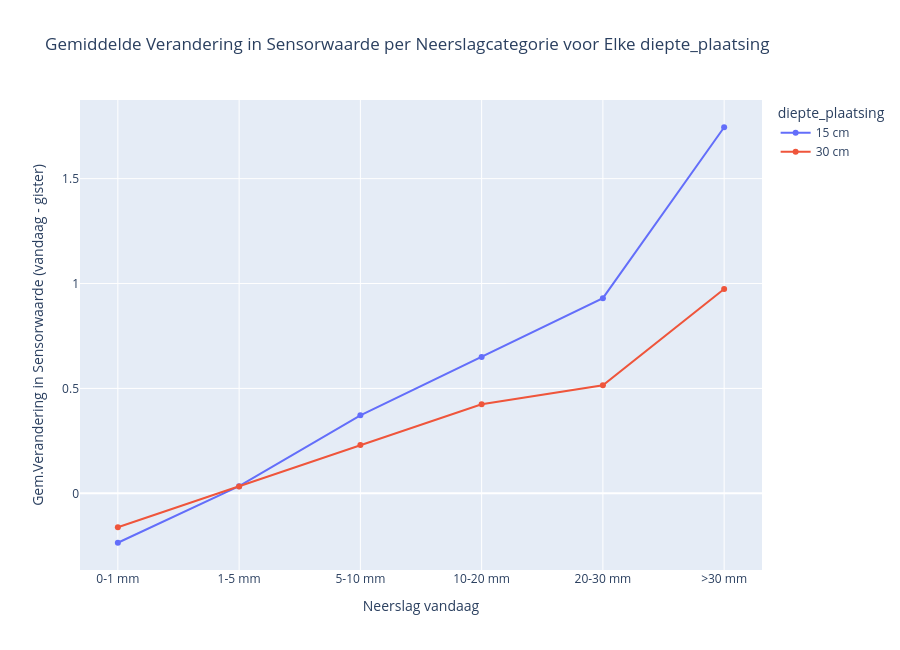

Notebook source saved alongside this figure:
### Code cell
# n vs s_prev_diff

# Define a function to categorize 'n_cum' into bins for analysis
def categorize_rainfall(n_cum_value):
    if n_cum_value < 1:
        return '0-1 mm'
    elif 1 <= n_cum_value < 5:
        return '1-5 mm'
    elif 5 <= n_cum_value < 10:
        return '5-10 mm'
    elif 10 <= n_cum_value < 20:
        return '10-20 mm'
    elif 20 <= n_cum_value < 30:
        return '20-30 mm'
    else:
        return '>30 mm'

# Apply categorization to 'n_cum' column
df['n_cum_category'] = df['n'].apply(categorize_rainfall)

# Calculate the mean 's_prev_diff_2' by location and 'n_cum' category
mean_s_prev_diff_2_by_rain_category = df.groupby(['diepte_plaatsing', 'n_cum_category'])['s_prev_diff'].mean().unstack()

# Ensure correct ordering of 'n_cum_category'
correct_order = ['0-1 mm', '1-5 mm', '5-10 mm', '10-20 mm', '20-30 mm', '>30 mm']
mean_s_prev_diff_2_by_rain_category = mean_s_prev_diff_2_by_rain_category[correct_order]

# Create an interactive line plot
fig = go.Figure()

# Add a trace for each location
for diepte_plaatsing in mean_s_prev_diff_2_by_rain_category.index:
    fig.add_trace(go.Scatter(
        x=mean_s_prev_diff_2_by_rain_category.columns,
        y=mean_s_prev_diff_2_by_rain_category.loc[diepte_plaatsing],
        mode='lines+markers',
        name=diepte_plaatsing,
        hoverinfo='text',
        text=[f"diepte_plaatsing: {diepte_plaatsing}<br>Neerslag Categorie: {category}<br>Gemiddelde Verandering: {value:.2f}"
              for category, value in zip(mean_s_prev_diff_2_by_rain_category.columns, 
                                         mean_s_prev_diff_2_by_rain_category.loc[diepte_plaatsing])]
    ))

# Customize layout with increased height
fig.update_layout(
    title="Gemiddelde Verandering in Sensorwaarde per Neerslagcategorie voor Elke diepte_plaatsing",
    xaxis_title="Neerslag vandaag",
    yaxis_title="Gem.Verandering in Sensorwaarde (vandaag - gister)",
    xaxis=dict(tickmode='array', tickvals=correct_order),
    legend_title="diepte_plaatsing",
    hovermode='closest',
    height=650  # Doubling the height for a taller plot
)

# Display the interactive plot
fig.show()

# n_cum vs s_prev_diff

# Define a function to categorize 'n_cum' into bins for analysis
def categorize_rainfall(n_cum_value):
    if n_cum_value < 1:
        return '0-1 mm'
    elif 1 <= n_cum_value < 5:
        return '1-5 mm'
    elif 5 <= n_cum_value < 10:
        return '5-10 mm'
    elif 10 <= n_cum_value < 20:
        return '10-20 mm'
    elif 20 <= n_cum_value < 30:
        return '20-30 mm'
    else:
        return '>30 mm'

# Apply categorization to 'n_cum' column
df['n_cum_category'] = df['n_cum'].apply(categorize_rainfall)

# Calculate the mean 's_prev_diff_2' by location and 'n_cum' category
mean_s_prev_diff_2_by_rain_category = df.groupby(['diepte_plaatsing', 'n_cum_category'])['s_prev_diff'].mean().unstack()

# Ensure correct ordering of 'n_cum_category'
correct_order = ['0-1 mm', '1-5 mm', '5-10 mm', '10-20 mm', '20-30 mm', '>30 mm']
mean_s_prev_diff_2_by_rain_category = mean_s_prev_diff_2_by_rain_category[correct_order]

# Create an interactive line plot
fig = go.Figure()

# Add a trace for each location
for diepte_plaatsing in mean_s_prev_diff_2_by_rain_category.index:
    fig.add_trace(go.Scatter(
        x=mean_s_prev_diff_2_by_rain_category.columns,
        y=mean_s_prev_diff_2_by_rain_category.loc[diepte_plaatsing],
        mode='lines+markers',
        name=diepte_plaatsing,
        hoverinfo='text',
        text=[f"diepte_plaatsing: {diepte_plaatsing}<br>Neerslag Categorie: {category}<br>Gemiddelde Verandering: {value:.2f}"
              for category, value in zip(mean_s_prev_diff_2_by_rain_category.columns, 
                                         mean_s_prev_diff_2_by_rain_category.loc[diepte_plaatsing])]
    ))

# Customize layout with increased height
fig.update_layout(
    title="Gemiddelde Verandering in Sensorwaarde per Neerslagcategorie voor Elke diepte_plaatsing",
    xaxis_title="Cumulatieve Neerslag Categorie (neerslag vandaag + gister)",
    yaxis_title="Gem.Verandering in Sensorwaarde (vandaag - gister)",
    xaxis=dict(tickmode='array', tickvals=correct_order),
    legend_title="diepte_plaatsing",
    hovermode='closest',
    height=650  # Doubling the height for a taller plot
)

# Display the interactive plot
fig.show()

### Figure 1 — Plotly figure (JSON) as saved in the notebook; plotly's stock layout.template omitted (floating-point values rounded to 4 significant figures)
{"data": [{"hoverinfo": "text", "mode": "lines+markers", "name": "15 cm", "text": ["diepte_plaatsing: 15 cm<br>Neerslag Categorie: 0-1 mm<br>Gemiddelde Verandering: -0.24", "diepte_plaatsing: 15 cm<br>Neerslag Categorie: 1-5 mm<br>Gemiddelde Verandering: 0.03", "diepte_plaatsing: 15 cm<br>Neerslag Categorie: 5-10 mm<br>Gemiddelde Verandering: 0.37", "diepte_plaatsing: 15 cm<br>Neerslag Categorie: 10-20 mm<br>Gemiddelde Verandering: 0.65", "diepte_plaatsing: 15 cm<br>Neerslag Categorie: 20-30 mm<br>Gemiddelde Verandering: 0.93", "diepte_plaatsing: 15 cm<br>Neerslag Categorie: >30 mm<br>Gemiddelde Verandering: 1.75"], "type": "scatter", "x": ["0-1 mm", "1-5 mm", "5-10 mm", "10-20 mm", "20-30 mm", ">30 mm"], "y": [-0.2357, 0.03383, 0.3719, 0.6502, 0.9304, 1.745]}, {"hoverinfo": "text", "mode": "lines+markers", "name": "30 cm", "text": ["diepte_plaatsing: 30 cm<br>Neerslag Categorie: 0-1 mm<br>Gemiddelde Verandering: -0.16", "diepte_plaatsing: 30 cm<br>Neerslag Categorie: 1-5 mm<br>Gemiddelde Verandering: 0.03", "diepte_plaatsing: 30 cm<br>Neerslag Categorie: 5-10 mm<br>Gemiddelde Verandering: 0.23", "diepte_plaatsing: 30 cm<br>Neerslag Categorie: 10-20 mm<br>Gemiddelde Verandering: 0.42", "diepte_plaatsing: 30 cm<br>Neerslag Categorie: 20-30 mm<br>Gemiddelde Verandering: 0.51", "diepte_plaatsing: 30 cm<br>Neerslag Categorie: >30 mm<br>Gemiddelde Verandering: 0.97"], "type": "scatter", "x": ["0-1 mm", "1-5 mm", "5-10 mm", "10-20 mm", "20-30 mm", ">30 mm"], "y": [-0.1621, 0.0324, 0.2304, 0.4244, 0.5148, 0.9744]}], "layout": {"height": 650, "hovermode": "closest", "legend": {"title": {"text": "diepte_plaatsing"}}, "title": {"text": "Gemiddelde Verandering in Sensorwaarde per Neerslagcategorie voor Elke diepte_plaatsing"}, "xaxis": {"tickmode": "array", "tickvals": ["0-1 mm", "1-5 mm", "5-10 mm", "10-20 mm", "20-30 mm", ">30 mm"], "title": {"text": "Neerslag vandaag"}}, "yaxis": {"title": {"text": "Gem.Verandering in Sensorwaarde (vandaag - gister)"}}}}
